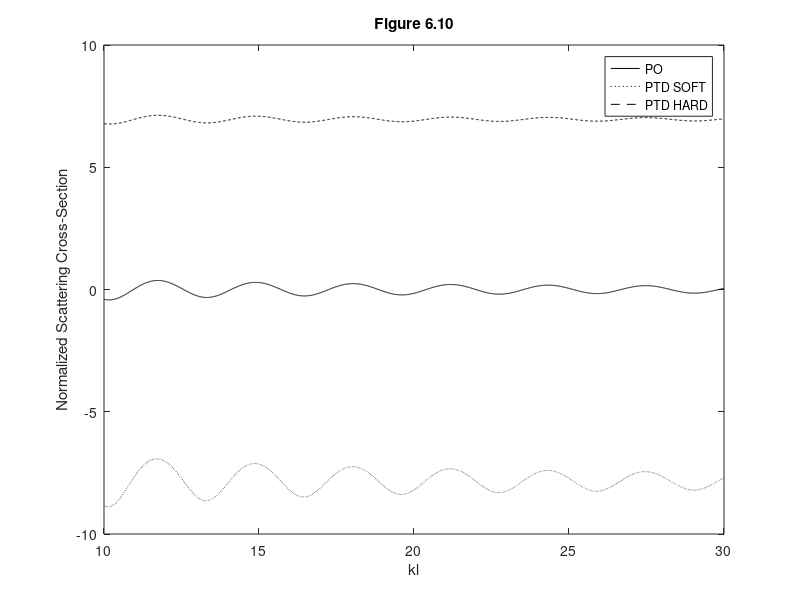

The MATLAB source for this figure:
% ---------------------------------------------------------------------------------------
% Name : Fig_610.m
% Author : Feray Hacivelioglu, Levent Sevgi
% Purpose : to calculate the PO and PTD backscattering fields at a cone vs cone length l
% ---------------------------------------------------------------------------------------
w = deg2rad(45); omeg = deg2rad(90);
KLL = 10:0.01:30;
[dd, nKLL] = size(KLL);

for m = 1:nKLL
    kl = KLL(m); ka = kl;
    n = 1+(w+omeg)/pi;
    if (w == pi/2) % case w=pi/2
        Ish0 = ka;
        Is = 1i*ka+(1/n)*cot(pi/n)+(2/n)*sin(pi/n)/(cos(pi/n)-1);
        Ih = -1i*ka-(1/n)*cot(pi/n)+(2/n)*sin(pi/n)/(cos(pi/n)-1);
    elseif (w == pi/2 && omeg == pi/2) % case w=pi/2 and omega = pi/2
        Ish0 = ka;
        Is = 1i*ka-1;
        Ih = 1i*ka+1;
    else
        Ish0 = 1i*tan(w)^2*(1-exp(1i*2*kl))/(2*ka)-tan(w)*exp(1i*2*kl);
        Is = 1i*tan(w)^2*(1-exp(1i*2*kl))/(2*ka)-(2*sin(pi/n)./n).*((1./(cos(pi/n)-1))-(1./(cos(pi/n)-cos(2*w./n)))).*exp(1i*2*kl);
        Ih = 1i*tan(w)^2*(1-exp(1i*2*kl))/(2*ka)+(2*sin(pi/n)./n).*((1./(cos(pi/n)-1))+(1./(cos(pi/n)-cos(2*w./n)))).*exp(1i*2*kl);
    end
    SCS_POsh(m) = abs(Ish0)^2; % normalized scattering cross-section for PO approximation for SBC and HBC
    SCS_PTDs(m) = abs(Is)^2;   % normalized scattering cross-section for PTD approximation for SBC
    SCS_PTDh(m) = abs(Ih)^2;   % normalized scattering cross-section for PTD approximation for HBC
end

figure
plot(KLL,10*log10(SCS_POsh),'k',KLL,10*log10(SCS_PTDs),'k:',KLL,10*log10(SCS_PTDh),'k--')
legend('PO','PTD SOFT','PTD HARD');
xlabel('kl'); ylabel('Normalized Scattering Cross-Section');
title('Figure 6.10');
